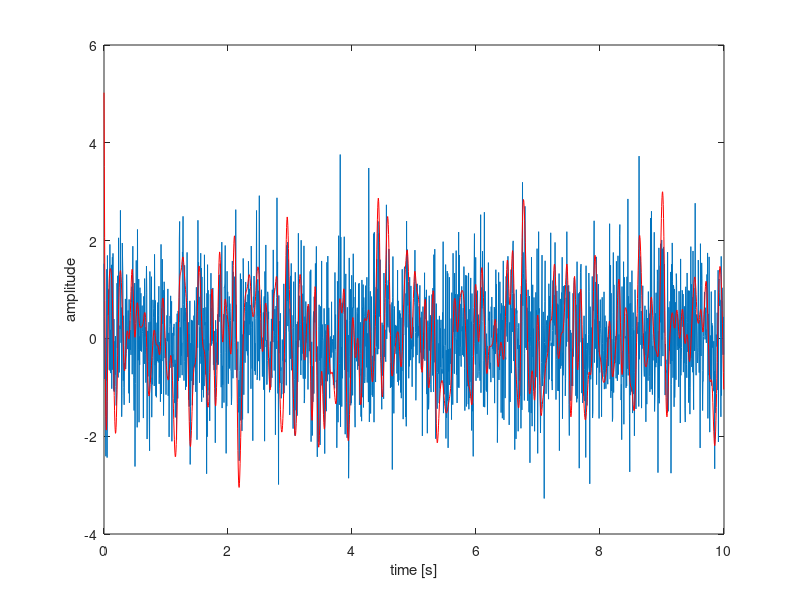
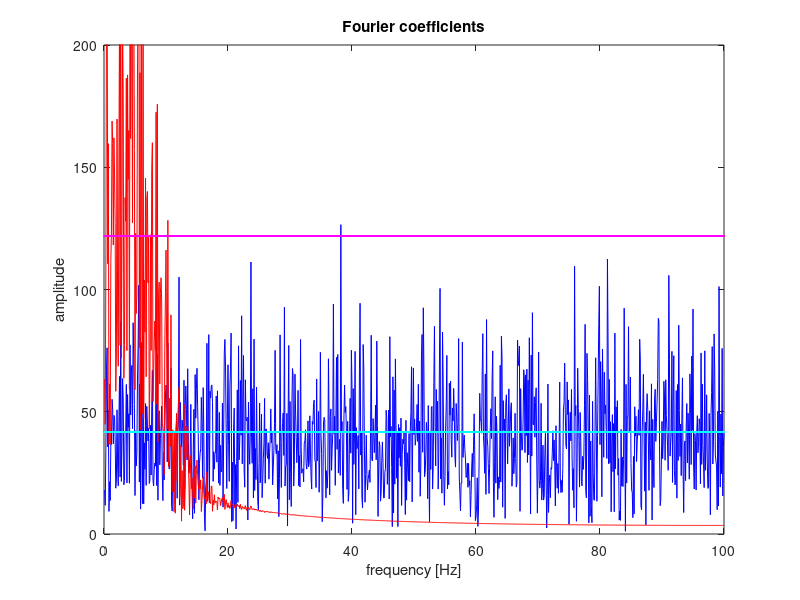

Reproduce these figures in MATLAB, in order. (Note: this script raises an error after producing the figures.)
% Periodic demo

% Februari 2010, Alfred Schouten,
% Example for WB2301 / Lecture 4

clear all; close all; clc

fs=200;          % sample frequency [Hz]
T=10;            % observation time
N=fs*T;          % number of samples
t=(0:N-1)/fs;    % time vector

%random signal
xr=randn(N,1);
xr=xr/std(xr);
fcut=10;
[b,a]=butter(3,fcut*2/fs);
xrf=filtfilt(b,a,xr);
xrf=xrf/std(xrf);
% fft
f=(1:N/2)/T;
Xr=fft(xr);Xr=Xr(2:N/2+1);
Xrf=fft(xrf);Xrf=Xrf(2:N/2+1);

figure
plot(t,xr), hold on
xlabel('time [s]')
ylabel('amplitude')
pause
plot(t,xrf,'r')
pause

figure
plot(f,abs(Xr),'b'), hold on, axis([0 100 0 200])
xlabel('frequency [Hz]')
ylabel('amplitude')
title('Fourier coefficients')
pause
plot(f,abs(Xrf),'r')
pause

plot(f,mean(abs(Xr(1:100))),'c')
plot(f,mean(abs(Xrf(1:100))),'m')
pause

%periodic signal
freqv=1/T:1/T:fcut;
cx=exp(1j*rand(length(freqv),1)*2*pi);
[xp,df]=msinprep(freqv,cx,N,fs,'screen');
xpscale=std(xp);
xp=xp/xpscale;

figure
subplot(211), plot(t,xrf,'b'), box off, hold on, axis([0 T -4 4])
title(['filtered white noise [' num2str(fcut) ' Hz]'])
ylabel('amplitude')
subplot(212), plot(t,xp,'r'), box off, hold on, axis([0 T -4 4])
title(['multisine [0.1-' num2str(fcut) ' Hz]'])
ylabel('amplitude')
xlabel('time [s]')
pause

Xp=fft(xp);Xp=Xp(2:N/2+1);

figure
subplot(221), plot(f,abs(Xrf)), axis([0 20 0 300]),hold on
ylabel('magnitude')
subplot(223), plot(f,angle(Xrf)*180/pi), axis([0 20 -200 200])
ylabel('phase')
set(gca,'YTick',[-270:90:270])

subplot(222), plot(f,abs(Xp),'r'), axis([0 20 0 300])
subplot(224), plot(f,angle(Xp)*180/pi,'r'), axis([0 20 -200 200])

subplot(221), title(['filtered white noise'])
subplot(222), title(['multisine'])
pause
subplot(221), plot(f(1:100),ones(1,100).*mean(abs(Xrf(1:100))),'m')
pause

% histogram filtered noise
figure
subplot(211), plot(t,xrf), axis([0 T -3 3]), hold on
title(['filtered white noise'])
ylabel('amplitude')
xlabel('time [s]')
subplot(212), hist(xrf), axis([-3 3 0 500]), hold on
xlabel('amplitude')
pause

%%% cresten

% histogram not crested
figure
subplot(211), plot(t,xp), axis([0 T -3 3]), hold on
title(['multisine'])
ylabel('amplitude')
xlabel('time [s]')
subplot(212), hist(xp), axis([-3 3 0 500]), hold on
xlabel('amplitude')
pause

% cresting 50 iterations
figure(99);
[cx2]=msinclip(freqv,cx,[],[],50,[],N);
[xpc2,df]=msinprep(freqv,cx2,N,fs,'screen');
xpc2=xpc2/xpscale;
pause

% histogram crested 50 iterations
figure
subplot(211), plot(t,xpc2), axis([0 T -3 3])
title(['multisine crested (50)'])
ylabel('amplitude')
xlabel('time [s]')
subplot(212), hist(xpc2), axis([-3 3 0 500])
xlabel('amplitude')
pause

% cresting +450 iterations
figure(99)
[cx3]=msinclip(freqv,cx2,[],[],450,[],N);
[xpc3,df]=msinprep(freqv,cx3,N,fs,'screen');
xpc3=xpc3/xpscale;
pause

% histogram crested 500 iterations
figure
subplot(211), plot(t,xpc3), axis([0 T -3 3])
title(['multisine crested (500)'])
ylabel('amplitude')
xlabel('time [s]')
subplot(212), hist(xpc3), axis([-3 3 0 500])
xlabel('amplitude')
pause

% 4 segments
N4=N/4;
T4=T/4;
f4=(1:N4/2)/T4;
%periodic signal
freqv=1/T4:1/T4:fcut;
cx=exp(1j*rand(length(freqv),1)*2*pi);
figure(99)
[cx2]=msinclip(freqv,cx,[],[],200,[],N);
[xp_seg,df]=msinprep(freqv,cx2,N4,fs,'screen');
xp_seg=xp_seg/std(xp_seg);
xp4=[xp_seg;xp_seg;xp_seg;xp_seg];

figure
subplot(211),plot(t(1:length(xp_seg)),xp_seg)
title('Crested signal 2.5 seconds')
subplot(212),plot(t,xp4)

Xp3=fft(xpc3);      Xp3=Xp3(2:N/2+1);
Xp_seg=fft(xp_seg); Xp_seg=Xp_seg(2:N4/2+1);
Xp4=fft(xp4);       Xp4=Xp4(2:N/2+1);

figure
subplot(121), stem(f,abs(Xp3)), hold on, axis([0 12 0 300])
title('10 s signal')
subplot(122), stem(f4,abs(Xp_seg),'r'), axis([0 12 0 300])
title('2.5 s signal')
pause
subplot(121), stem(f,abs(Xp4),'r')
pause

figure
plot(f,abs(Xr),'b'), hold on, axis([0 100 0 300])
xlabel('frequency [Hz]')
ylabel('amplitude')
title('Fourier coefficients')
plot(f,abs(Xrf),'r')
n=find(abs(Xp)>mean(abs(Xp)));
plot(f(n),abs(Xp(n)),'mx')
n4=find(abs(Xp4)>mean(abs(Xp4)));
plot(f(n4),abs(Xp4(n4)),'kx')
legend('noise','filtered noise','multisine 10s','multisine 4x 2.5s')

